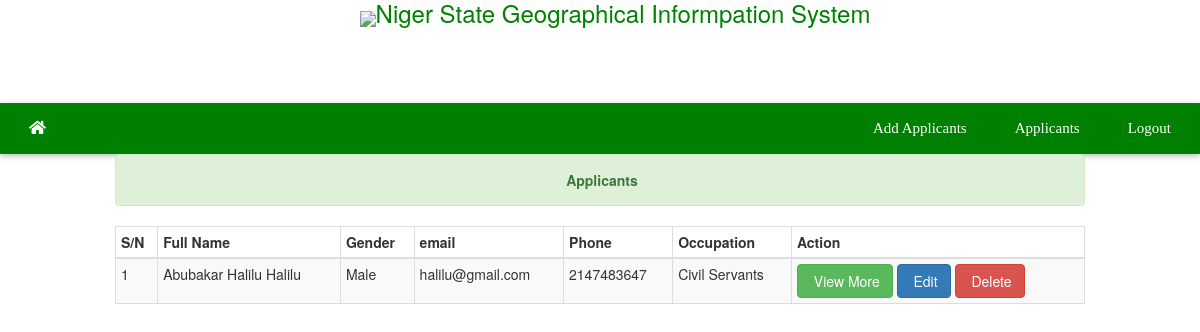
/applicant.php (signed in), run on the app's committed database.
### tables this page shows
CREATE TABLE `applicant` (
  `fname` varchar(55) NOT NULL,
  `mname` varchar(55) NOT NULL,
  `gender` varchar(11) NOT NULL,
  `dob` varchar(22) NOT NULL,
  `lga` varchar(44) NOT NULL,
  `occ` varchar(22) NOT NULL,
  `state` varchar(22) NOT NULL,
  `phone1` varchar(22) NOT NULL,
  `phone2` varchar(22) NOT NULL,
  `phone3` varchar(22) NOT NULL,
  `email` varchar(55) NOT NULL,
  `tin` varchar(44) NOT NULL,
  `appid` int(11) NOT NULL,
  `sname` varchar(55) NOT NULL,
  `atitle` varchar(11) NOT NULL
);

### applicant.php (the view, shortened to what this page needs)
<?php include 'includes/headers.php';
        include 'includes/connect.php';
 ?>
<div id="container">
    <div class="col-sm-1"></div>
    <div class="col-sm-10">
<div class="hero-unit-table">
                             <table class="table table-striped table-bordered table-hover table-condensed" id="dataTables-example">
                                <div class="alert alert-success">
                                    <center><strong><i class="icon-user icon-large"></i>&nbsp;Applicants</strong></center>
                                </div>
                                <?php
                                $appl = "SELECT * FROM  `applicant` ";
                                 ?>
                                <thead>
                                    <tr>
                                        <th>S/N</th>
                                        <th>Full Name</th>
                                        <th>Gender </th>
                                        <th>email</th>
                                        <th>Phone</th>
                                        <th>Occupation</th>
                                        <th>Action</th>
                                    </tr>
                                </thead>
                                <tbody>
                                     <?php
                                    $appl_table = mysqli_query($conn, $appl) or die(mysqli_error($conn));
                                    $x=1; ?>
                                    <form method="POST" action="" >
                                   <?php while ($app_row = mysqli_fetch_array($appl_table)) {
                                        $appid = $app_row['appid'];
                                        $phone = $app_row['phone1'];
                                        $name = $app_row['fname'] ." ". $app_row['sname']." ".$app_row['mname'];
                                        $gen = $app_row['gender'];
                                        $email = $app_row['email'];
                                        $occ = $app_row['occ'];
                                       ?>
                                        <tr>
                                            <td><?php echo $x; ?></td>
                                            <td><?php echo $name; ?></td>
                                            <td><?php echo $gen; ?></td>
                                            <td><?php echo $email; ?></td>
                                            <td><?php echo $phone; ?></td>
                                            <td><?php echo $occ; ?></td>
                                                <td>   <a href="applicants.php<?php echo '?id=' . $appid; ?>" class="btn btn-success">&nbsp;View More</a> <a href="editapp.php<?php echo '?id=' . $appid; ?>" class="btn btn-primary">&nbsp;Edit</a>
                                                     <a href="delete.php<?php echo '?id=' . $appid; ?>" class="btn btn-danger"><i class="icon-pencil icon-large"></i>&nbsp;Delete</a>
                                                </td>
                                        <?php $x++; }
                                      ?>
                                </tbody>
                        </div>
                        </div>
                        </div>

### css/w3.css (style rules this page uses)
*,*:before,*:after { box-sizing:inherit }
html { -ms-text-size-adjust:100%;-webkit-text-size-adjust:100% }
a { background-color:transparent;-webkit-text-decoration-skip:objects }
html,body { font-family:Verdana,sans-serif;font-size:15px;line-height:1.5 }
html { overflow-x:hidden }
a { color:inherit }

### data on the page
applicant: name "Abubakar Halilu Halilu", gender "Male", email "halilu@gmail.com", phone1 "2147483647", occ "Civil Servants"
